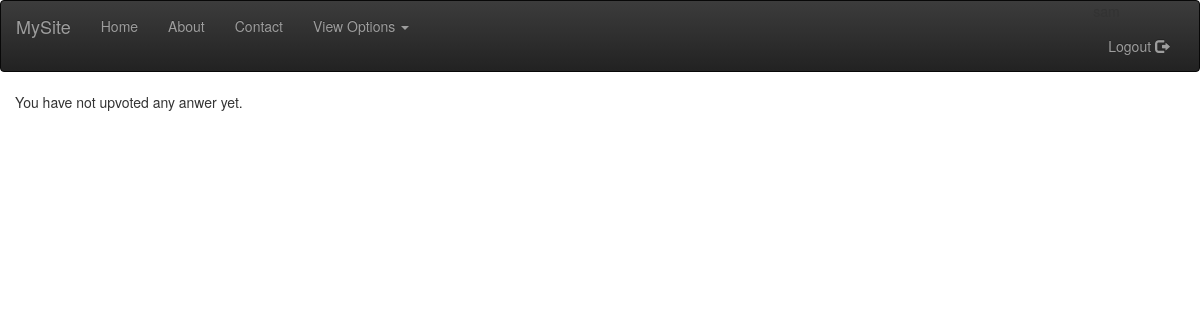
The page /question/myupvotes/ (signed in) on the database as committed earlier.
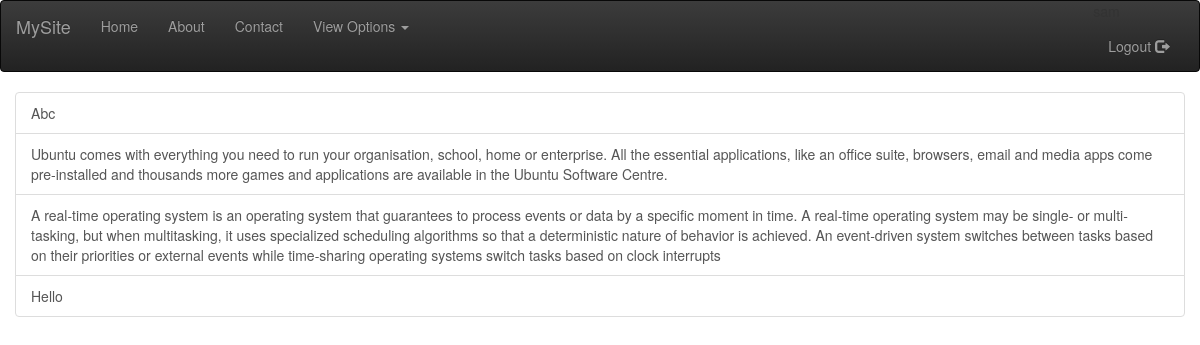
The same page on the database as committed later.
### answer/models.py (models this page shows, shortened)
class Upvote(models.Model):
    user = models.ForeignKey(User)
    answers = models.ForeignKey(Answer)

class Answer(models.Model):
    answer_text = models.TextField()
    questions = models.ForeignKey(Question)
    pub_date = models.DateTimeField(auto_now_add=True)
    user = models.ForeignKey(User)
    def __str__(self):
        return self.answer_text

### answer/views.py (the view)
class MyUpvoteView(LoginRequiredMixin, TemplateView):
    template_name = 'answer/my_upvotes.html'
    def my_upvotes(self):
        return Upvote.objects.filter(user=self.request.user)

### answer/templates/answer/my_upvotes.html (shortened to what this page needs)
{% extends 'base.html' %}
{% block body %}
    <div class="container-fluid">
        {% for upvote in view.my_upvotes %}
            <a href="{% url 'answer:detail' upvote.answers.questions.pk %}"
               class="list-group-item">{{ upvote.answers }}</a>
        {% empty %}
            <p>You have not upvoted any anwer yet.</p>
        {% endfor %}
    </div>
{% endblock %}

Rows that differ between the two databases and show on the page:
added Upvote: answers "Abc"
added Upvote: answers "Ubuntu comes with everything you need to run your organisation, school, home or enterprise. All the essential applications, like an office suite, browsers, email and media apps come pre-installed and thousands more games and applications are available in the Ubuntu Software Centre."
added Upvote: answers "A real-time operating system is an operating system that guarantees to process events or data by a specific moment in time. A real-time operating system may be single- or multi-tasking, but when multitasking, it uses specialized scheduling algorithms so that a deterministic nature of behavior is achieved. An event-driven system switches between tasks based on their priorities or external events while time-sharing operating systems switch tasks based on clock interrupts"
added Upvote: answers "Hello"
Other text that changed with them:
text no longer shown: "You have not upvoted any anwer yet."
